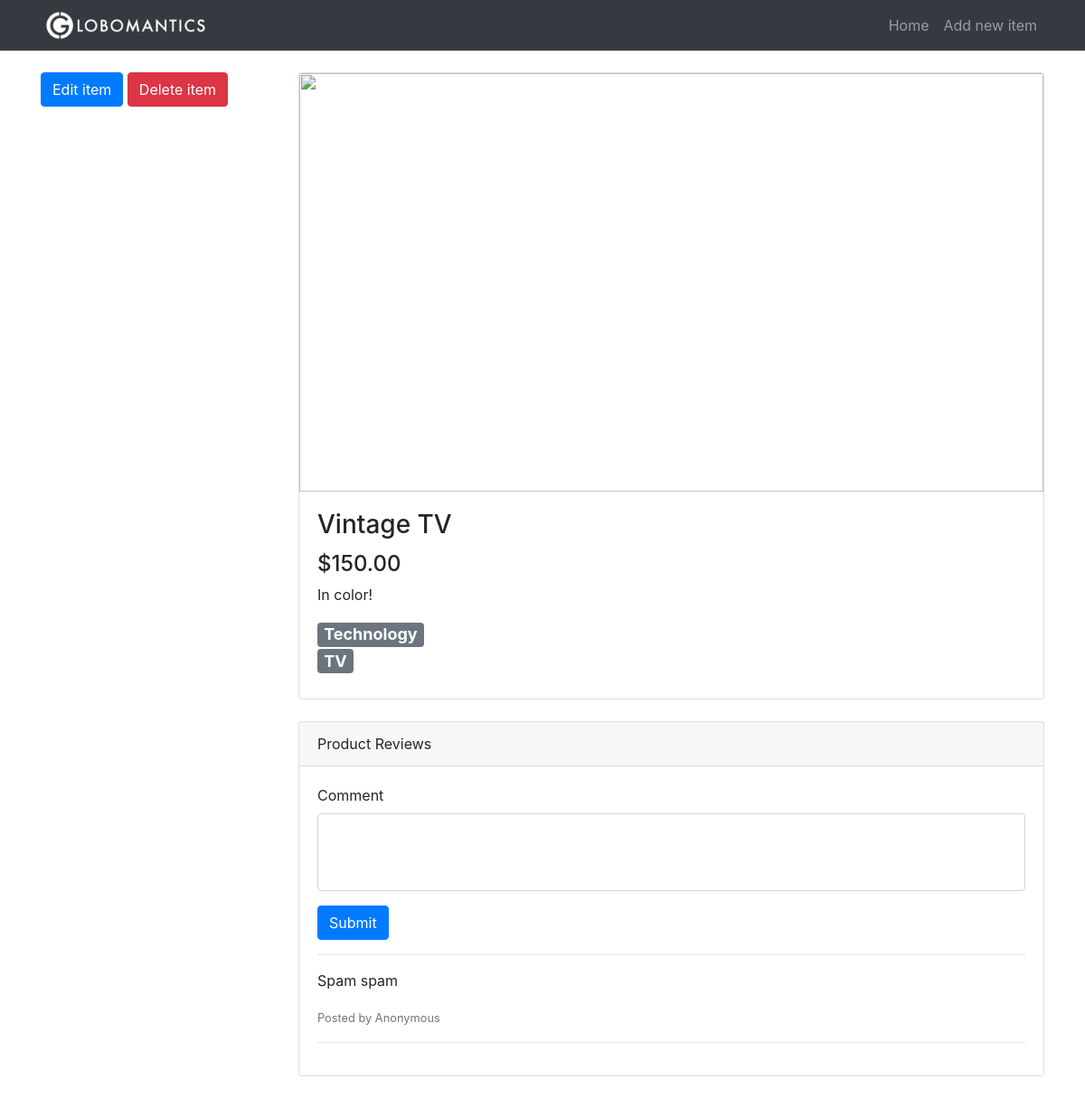
Page /item/3 on the earlier database version.
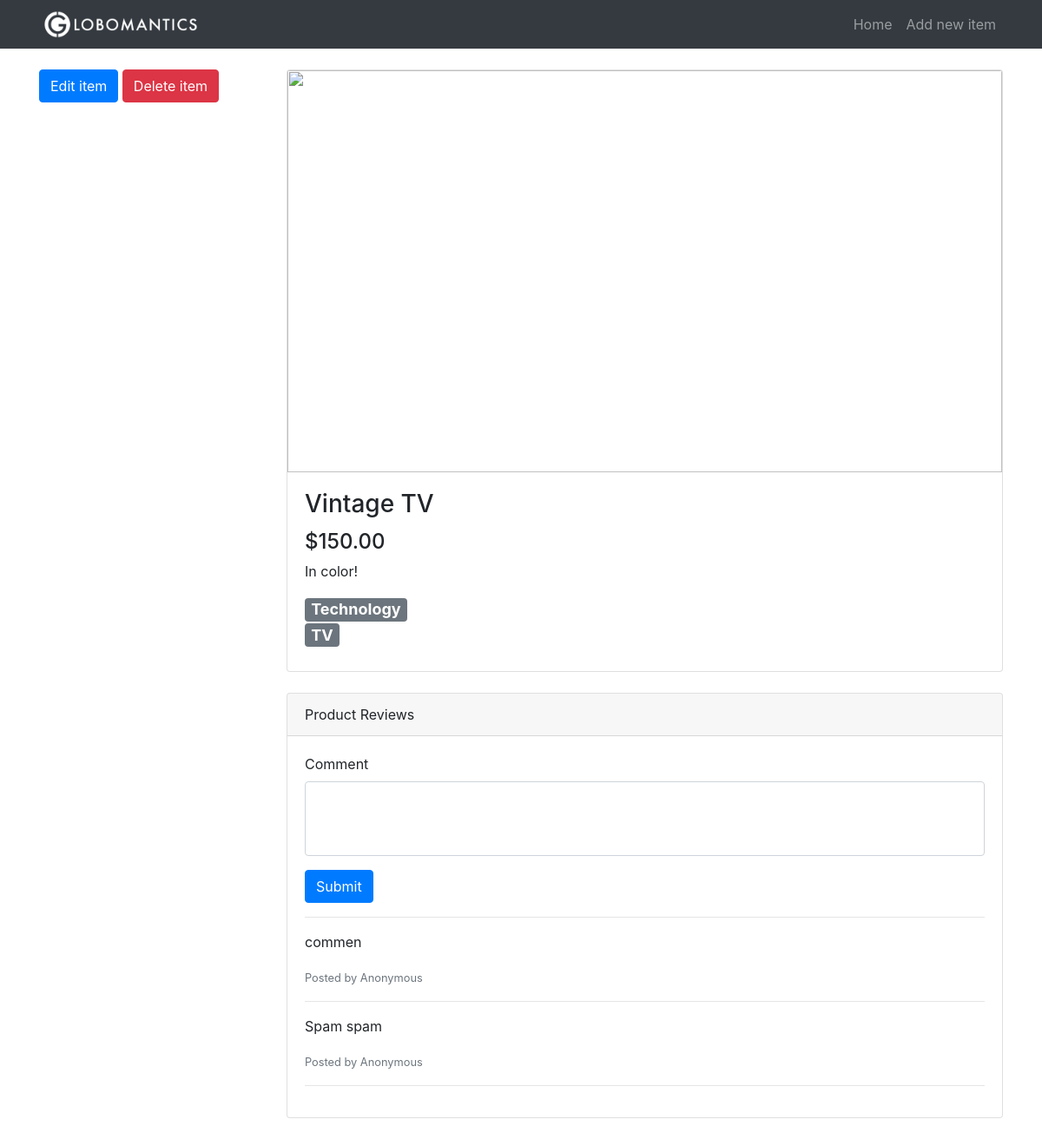
Same page on the later database version.
### tables this page shows
CREATE TABLE comments(
                    id              INTEGER PRIMARY KEY AUTOINCREMENT,
                    content         TEXT,
                    item_id         INTEGER,
                    FOREIGN KEY(item_id) REFERENCES items(id)
);

### app.py (the view)
@app.route("/item/<int:item_id>")
def item(item_id):
    c = get_db().cursor()
    item_from_db = c.execute("""SELECT
                   i.id, i.title, i.description, i.price, i.image, c.name, s.name
                   FROM
                   items AS i
                   INNER JOIN categories AS c ON i.category_id = c.id
                   INNER JOIN subcategories AS s ON i.subcategory_id = s.id
                   WHERE i.id = ?""",
                   (item_id,)
    )
    row = c.fetchone()
    try:
        item = {
            "id": row[0],
            "title": row[1],
            "description": row[2],
            "price": row[3],
            "image": row[4],
            "category": row[5],
            "subcategory": row[6]
        }
    except:
        item = {}
    if item:
        comments_from_db = c.execute("""SELECT content FROM comments
                    WHERE item_id = ? ORDER BY id DESC""",
                    (item_id,)
        )
        comments = []
        for row in comments_from_db:
            comment = {
                "content": row[0]
            }
            comments.append(comment)
        commentForm    = NewCommentForm()
        commentForm.item_id.data = item_id
        deleteItemForm = DeleteItemForm()
        return render_template("item.html", item=item, commentForm=commentForm, comments=comments, deleteItemForm=deleteItemForm)
    return redirect(url_for("home"))

### app.py
class NewCommentForm(FlaskForm):
    content = TextAreaField("Comment", validators=[InputRequired("Input is required."), DataRequired("Data is required.")])
    item_id = HiddenField(validators=[DataRequired()])
    submit  = SubmitField("Submit")

class DeleteItemForm(FlaskForm):
    submit      = SubmitField("Delete item")

### app.py (called while the page is built)
def get_db():
    db = getattr(g, '_database', None)
    if db is None:
        db = g._database = sqlite3.connect('db/globomantics.db')
    return db

@app.teardown_appcontext
def close_connection(exception):
    db = getattr(g, '_database', None)
    if db is not None:
        db.close()

### templates/item.html (shortened to what this page needs)
{% extends 'base.html' %}
{% block content %}
<div class="row">
  <div class="col-lg-3 my-4">
    <a href="{{ url_for('edit_item', item_id=item.id) }}" class="btn btn-primary">Edit item</a>
    <form class="delete-form" method="POST" action="{{ url_for('delete_item', item_id=item.id) }}">
      {{ deleteItemForm.submit(class="btn btn-danger", onclick="return confirm('Are you sure you want to delete this item?');") }}
    </form>
  </div>
  <div class="col-lg-9">
    <div class="card mt-4">
      <div class="embed-responsive embed-responsive-16by9">
        <img class="card-img-top embed-responsive-item" src="{% if item.image %}{{ url_for('uploads', filename=item.image) }}{% else %}{{ url_for('static', filename='images/placeholder.png') }}{% endif %}">
      </div>
      <div class="card-body">
        <h3 class="card-title">{{ item.title }}</h3>
        <h4>{{ "$%.2f" | format(item.price) }}</h4>
        <p class="card-text">{{ item.description | safe }}</p>
        <h4>
          <div class="badge badge-secondary">{{ item.category }}</div> <br>
          <div class="badge badge-secondary">{{ item.subcategory }}</div>
        </h4>
      </div>
    </div>
    <div class="card card-outline-secondary my-4">
      <div class="card-header">
        Product Reviews
      </div>
      <div class="card-body">
        <form class="comment-form" action="{{ url_for('new_comment') }}" method="POST">
          <div class="form-group">
            {{ commentForm.content.label }}
            {{ commentForm.content(class="form-control", rows="3") }}
          </div>
          {{ commentForm.submit(class="btn btn-primary") }}
        </form>
        <hr class="form-border">
        {% if comments %}
        {% for comment in comments %}
        <p>{{ comment.content }}</p>
        <small class="text-muted">Posted by Anonymous</small>
        <hr>
        {% endfor %}
        {% else %}
        <p class="placeholder-comment">Be the first to comment on this item</p>
        {% endif %}
      </div>
    </div>
  </div>
</div>
{% endblock %}

Differences in the rows shown:
added comments: content "commen"
